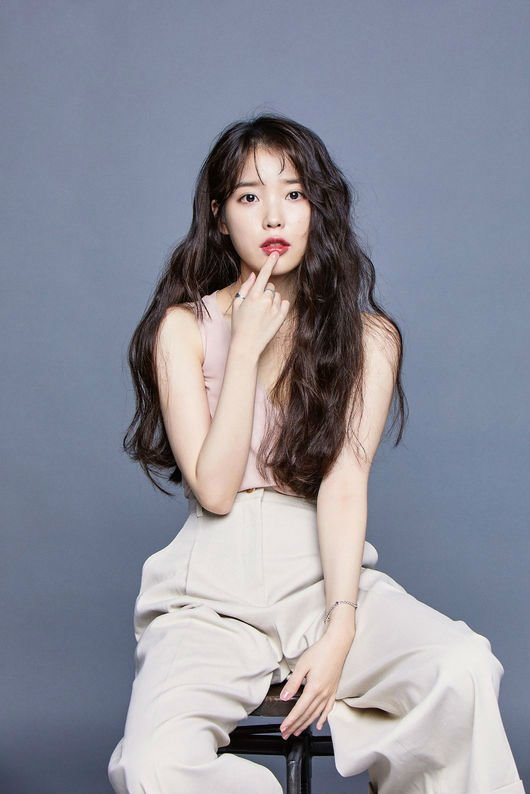
#> input picture img/iu.jpg, 530 x 794 px
$ jupyter execute --allow-errors cifar10_color.ipynb
#> lines starting #> are read from the running program, lines starting #| are printed output that depends on the picture; long printed decimals are rounded
[cell 1]
import cv2, os
import numpy as np
import matplotlib.pyplot as plt
from collections import defaultdict

from sklearn.cluster import KMeans
from sklearn.metrics import pairwise_distances_argmin_min
from sklearn.utils import shuffle

# Load and Resize Image

[cell 2]
img_path = 'img/iu.jpg'
img = cv2.imread(img_path)
#> img is the input picture: shape (794, 530, 3); mean B, G, R 154.6, 143.2, 141.9

img = cv2.resize(img, dsize=None, fx=0.5, fy=0.5)
#> img: shape (397, 265, 3)
img = cv2.cvtColor(img, cv2.COLOR_BGR2RGB)

print(img.shape)
#| (397, 265, 3)

plt.figure(figsize=(20, 20))
plt.axis('off')
plt.imshow(img)

# Load and Preview Patch Images (CiFAR-10)

[cell 3]
def unpickle(file):
    import pickle
    with open(file, 'rb') as fo:
        dict = pickle.load(fo, encoding='bytes')

    data = dict[b'data'].reshape((-1, 3, 32, 32)).transpose(0, 2, 3, 1).astype(np.float64) / 255.

    return data

#> (the rest of this cell did not finish here and is left out)

# KMean Clustering for Image Quantization

[cell 4]
N_CLUSTERS = 32

h, w, d = img.shape
#> h = 397; w = 265; d = 3

img_array = img.copy().astype(np.float64) / 255.
img_array = np.reshape(img_array, (w * h, d))

# all pixels
#img_array_sample = shuffle(img_array, random_state=0)

# pick random 1000 pixels if want to run faster
img_array_sample = shuffle(img_array, random_state=0)[:1000]
#> img_array_sample = 1000 rows, first 8: [0.235, 0.157, 0.133], [0.318, 0.341, 0.427], [0.537, 0.58, 0.667], [0.447, 0.49, 0.576], [0.18, 0.169, 0.184], [0.196, 0.149, 0.157], [0.376, 0.388, 0.478], [0.529, 0.561, 0.651]

# KMeans clustering
kmeans = KMeans(n_clusters=N_CLUSTERS, random_state=0).fit(img_array_sample)

print(kmeans.cluster_centers_)
#| [[0.8817 0.8668 0.8662]
#|  [0.4298 0.4715  0.5541]
#|  [0.2939 0.2241 0.2084]
#|  [0.4997 0.5408 0.6283]
#|  [0.05686 0.03791  0.03725 ]
#|  [0.7142 0.5897 0.5392]
#|  [0.8864 0.7784 0.7299]
#|  [0.3333 0.356 0.4374]
#|  [0.1853 0.1291 0.116]
#|  [0.5451 0.4426 0.4098]
#|  [0.7822 0.6989 0.6724]
#|  [0.8552 0.832 0.8311]
#> (further printed lines are left out)

# Plot Quantized Image

[cell 5]
cluster_centers = kmeans.cluster_centers_
#> cluster_centers = 32 rows, first 8: [0.882, 0.867, 0.866], [0.43, 0.471, 0.554], [0.294, 0.224, 0.208], [0.5, 0.541, 0.628], [0.0569, 0.0379, 0.0373], [0.714, 0.59, 0.539], [0.886, 0.778, 0.73], [0.333, 0.356, 0.437]

pred_labels = kmeans.predict(img_array)
cluster_labels = pred_labels.reshape((h, w))
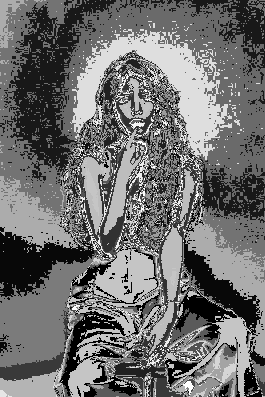
#> cluster_labels: shape (397, 265) int32; min 0, max 31, mean 13.6; drawn with min black and max white

img_quantized = np.zeros((h, w, d), dtype=np.float64)

label_idx = 0
for y in range(h):
    for x in range(w):
        label = pred_labels[label_idx]

        img_quantized[y, x] = cluster_centers[label]

        label_idx += 1
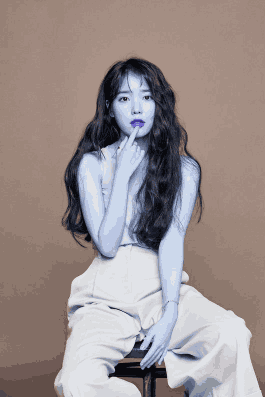
#> img_quantized: shape (397, 265, 3) float64; mean of channels 0, 1, 2 0.557, 0.562, 0.607; drawn as B, G, R
#> after the loop, label_idx = 105205

plt.figure(figsize=(20, 20))
plt.axis('off')
plt.imshow(img_quantized)
